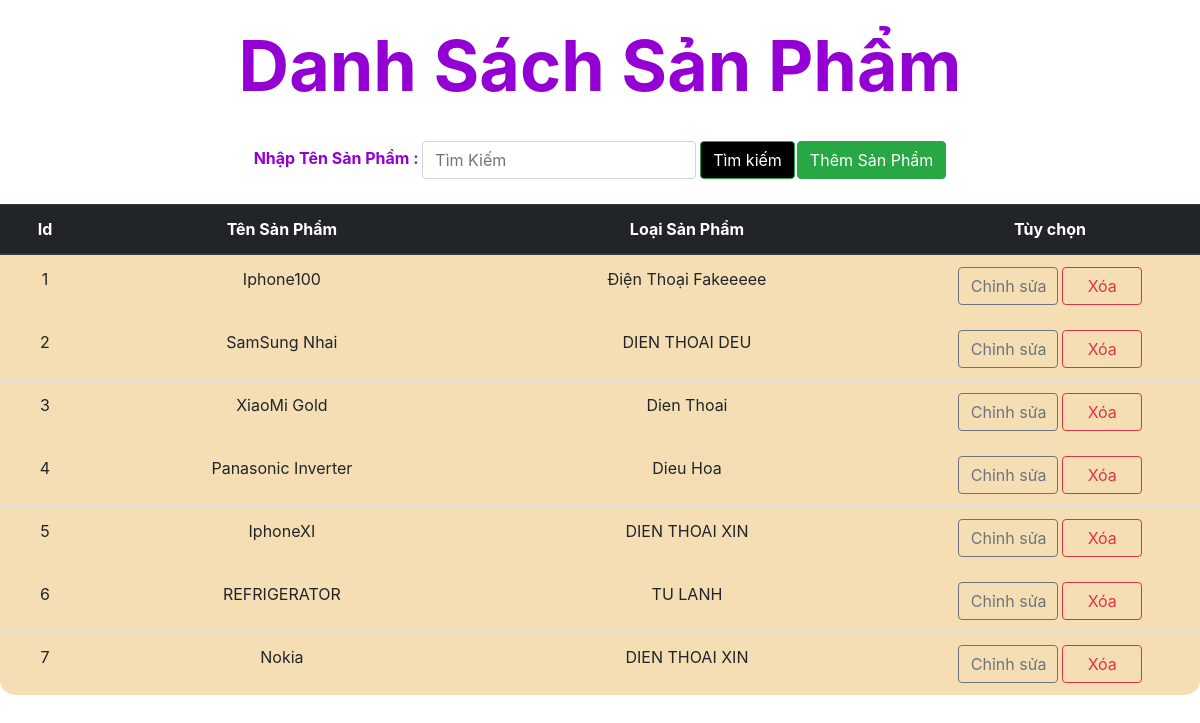
The page / on the database its author committed.
### tables this page shows
CREATE TABLE `products` (
  `id` int NOT NULL,
  `name` varchar(255) NOT NULL,
  `type` varchar(255) NOT NULL,
  `price` int NOT NULL,
  `count` int NOT NULL,
  `date` date DEFAULT NULL,
  `note` varchar(255) NOT NULL
);

### src/controller/ProductController.php (called while the page is built, shortened)
<?php
class ProductController
{
    protected $productController;
    public function __construct()
    {
        $this->productController = new ProductManager();
    }
    public function displayAll()
    {
        $products = $this->productController->getAll();
        include_once "src/view/listProduct.php";
    }
}

### src/model/DBconnect.php (called while the page is built, shortened)
<?php
class DBconnect
{
    protected $dsn;
    protected $username;
    protected $password;
    public function __construct()
    {
        $this->dsn = "mysql:local=localhost;dbname=example;charset=utf8";
        $this->username = "root";
        $this->password = "nguyenthithanhhang";
    }
    public function connectDB(){
        $connect = new PDO($this->dsn, $this->username, $this->password);
        return $connect;
    }
}

### src/model/ProductManager.php (called while the page is built, shortened)
<?php
class ProductManager
{
    protected $database;
    public function __construct()
    {
        $db = new DBconnect();
        $this->database = $db->connectDB();
    }
    public function getAll()
    {
        $sql = "SELECT * FROM products";
        $stmt = $this->database->query($sql);
        $result = $stmt->fetchAll();
        $array = [];
        foreach ($result as $items) {
            $product = new Product($items["name"], $items["type"], $items["price"], $items["count"], $items["note"]);
            $product->setId($items["id"]);
            array_push($array, $product);
        }
        return $array;
    }
}

### src/model/Product.php (called while the page is built, shortened)
<?php
class Product
{
    protected $id;
    protected $name;
    protected $type;
    public function __construct($name, $type, $price, $count, $note)
    {
        $this->name = $name;
        $this->type = $type;
    }
    public function getId()
    {
        return $this->id;
    }
    public function setId($id)
    {
        $this->id = $id;
    }
    public function getName()
    {
        return $this->name;
    }
    public function getType()
    {
        return $this->type;
    }
}

### src/view/listProduct.php (the view, shortened to what this page needs)
<?php
include_once "src/controller/ProductController.php";
?>
<!doctype html>
<html lang="en">
<head>
</head>
<link rel="stylesheet" href="https://maxcdn.bootstrapcdn.com/bootstrap/4.0.0/css/bootstrap.min.css"
>
<body>
<br>
<h1 align="center"><b>Danh Sách Sản Phẩm</b></h1>
<br>
<div align="center">
    <table>
        <tr>
            <th>
                Nhập Tên Sản Phẩm : <form style="display: inline; width: 100px; height: 50px" class="form-inline my-2 my-lg-0;" method="post"
                      action="index.php?page=showInfo">
                    <input name="search" class="form-control" type="search" aria-label="Search" placeholder="Tìm Kiếm">
                    <button style="background-color: black" class="btn btn-success" type="submit">Tìm kiếm</button>
                </form>
            </th>
            <th>
                <a style="background-color: " class="btn btn-success" data-toggle="animation" data-animation="zoom-in" href="index.php?page=add">Thêm Sản Phẩm</a>
            </th>
        </tr>
    </table>
</div>
<br>
<table align="center" class="table" style="width: 1200px;border-radius: 15px">
    <thead class="thead-dark">
    <tr>
        <th scope="col">Id</th>
        <th scope="col">Tên Sản Phẩm</th>
        <th scope="col">Loại Sản Phẩm</th>
        <th style="width: 300px" colspan="1" scope="col">Tùy chọn</th>
    </tr>
    </thead>
    <tbody>
    <?php foreach ($products as $key => $product): ?>
        <tr>
            <td><?php echo ++$key; ?></td>
            <td><?php echo $product->getName(); ?></td>
            <td><?php echo $product->getType(); ?></td>
            <td style="text-align: center">
                <a style="width: 100px" class="btn btn-outline-secondary" href="index.php?page=update&id=<?php echo $product->getId(); ?>">Chỉnh sửa</a>
                <a style="width: 80px" class="btn btn-outline-danger" onclick="return confirm('Bạn chắc chắn với quyết định này chứ ??')"
                   href="index.php?page=delete&id=<?php echo $product->getId(); ?>">Xóa</a>
            </td>
        </tr>
    <?php endforeach; ?>
    </tbody>
</table>
</body>
</html>

### index.php (shortened to what this page needs)
<?php
$productController = new \app\controller\ProductController();
$page = isset($_REQUEST["page"]) ? $_REQUEST["page"] : NULL;
switch ($page) {
    default:
        $productController->displayAll();
}

### src/view/listProduct.php (style rules this page uses)
body { background-image: url("https://i.pinimg.com/originals/54/59/8e/54598efcb1fb1b0c1c6009e5ae644906.jpg"); background-size: cover; }
.table { background-color: wheat; }
tbody { text-align: center; }
a { color: darkviolet; }
th { text-align: center; color: darkviolet; }
h1 { font-family: -apple-system, serif; font-size: 70px; text-align: center; color: darkviolet; }

### rows shown on the page
products: name "Iphone100", type "Điện Thoại Fakeeeee"
products: name "SamSung Nhai", type "DIEN THOAI DEU"
products: name "XiaoMi Gold", type "Dien Thoai"
products: name "Panasonic Inverter", type "Dieu Hoa"
products: name "IphoneXI", type "DIEN THOAI XIN"
products: name "REFRIGERATOR", type "TU LANH"
products: name "Nokia", type "DIEN THOAI XIN"
